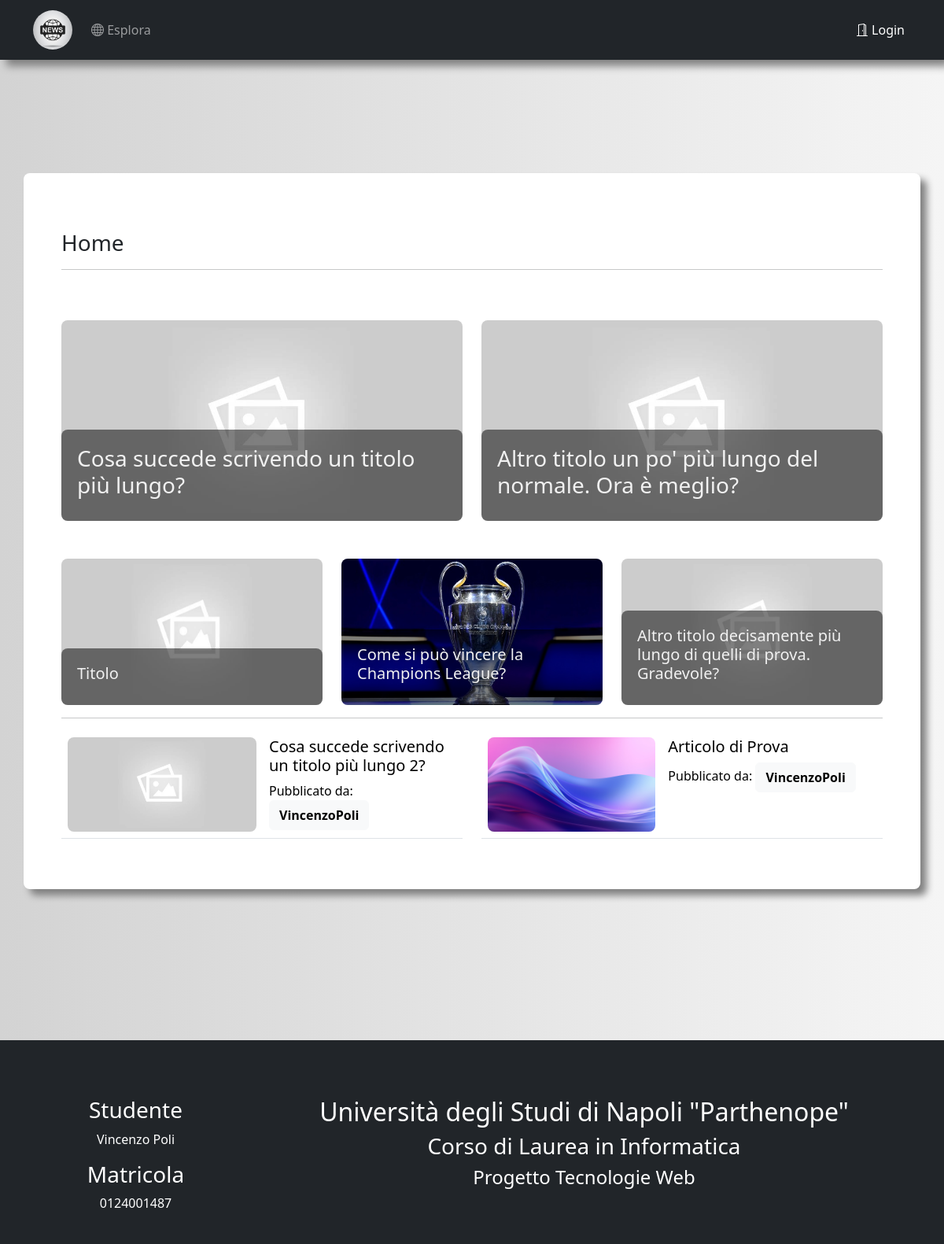
The page /index on the database as committed earlier.
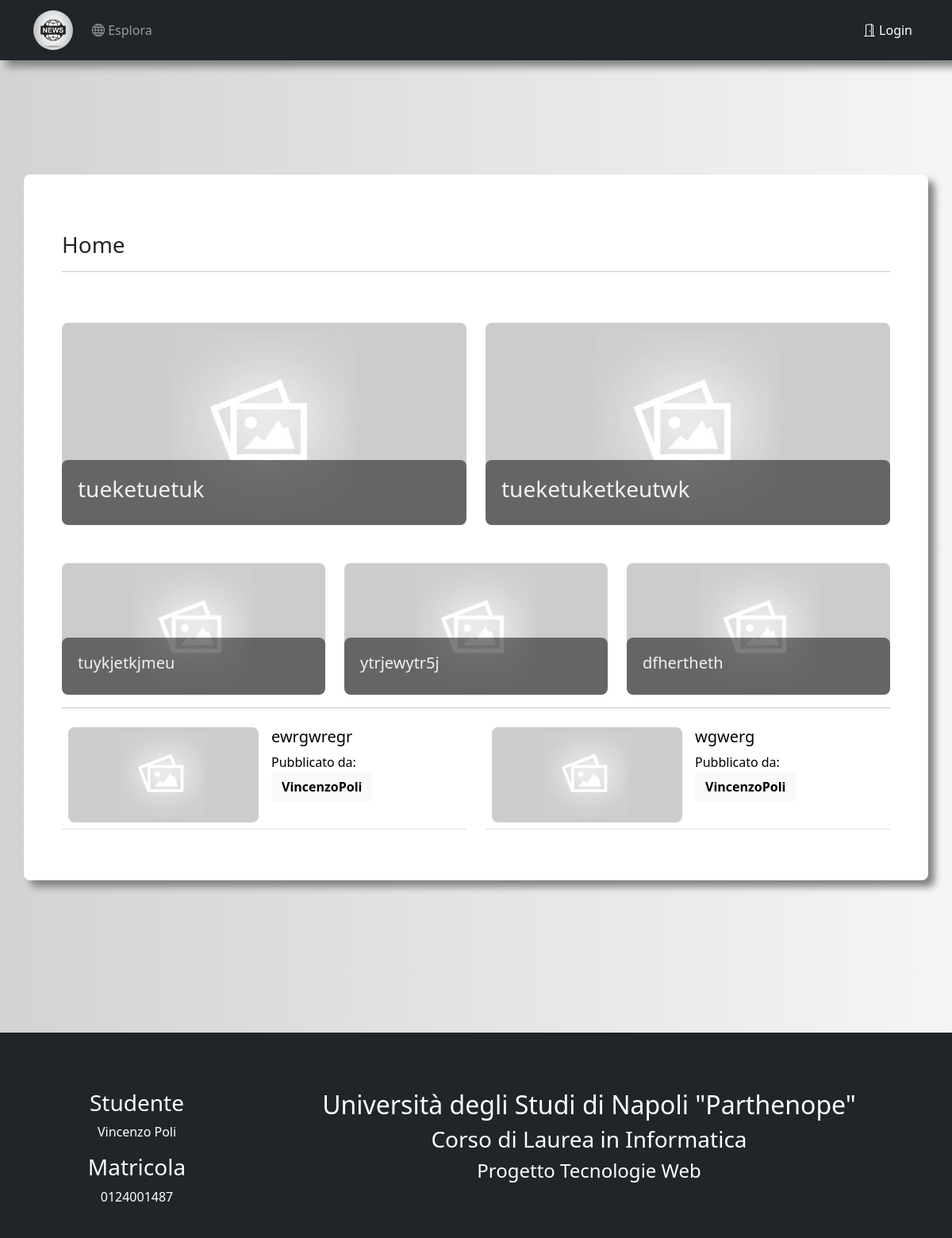
The same page on the database as committed later.
### app/models.py (models this page shows, shortened)
class Article(db.Model):
    id = db.Column(db.Integer, primary_key=True)
    title = db.Column(db.String(75), unique=True)
    subtitle = db.Column(db.String(150))
    body = db.Column(db.Text())
    head_img = db.Column(db.String())
    timeStamp = db.Column(db.DateTime, index=True, default=datetime.now(timezone.utc))
    author = db.Column(db.String(64))
    user_id = db.Column(db.Integer, db.ForeignKey('user.id'))
    def head_image(self):
        return self.head_img

### app/routes.py (the view)
@app.route('/')
@app.route('/index')
def index():
    session['url'] = url_for('index')
    articles = Article.query.order_by(Article.timeStamp.desc()).all()
    first_row = articles[:2]
    second_row = articles[2:5]
    third_row = articles[5:7]
    return render_template('index.html', title='Home', first_row=first_row, second_row=second_row, third_row=third_row)

### app/routes.py (called while the page is built)
@app.before_request
def before_request():
    if current_user.is_authenticated:
        current_user.last_seen = datetime.now()
        db.session.commit()

### app/templates/index.html (shortened to what this page needs)
{% extends "base.html" %}
{% block app_content %}
    <h3>Home</h3>
    <hr>
    <div class="row">
        {% for article in first_row %}
            <div class="col-sm-6 pt-5" id="image-link-first">
                <a class="text-anchor" href="{{ url_for('published', article_title=article.title) }}">
                    <div class="index">
                        <img class="index-image" src="{{ article.head_image() }}" alt="index-image" onerror="fallBackIMG(this)">
                        <div class="text-block">
                            <h3 class="text-link">{{ article.title }}</h3>
                        </div>
                    </div>
                </a>
            </div>
        {% endfor %}
    </div>
    <div class="row">
        {% for article in second_row %}
            <div class="col-sm-4 pt-5" id="image-link-second">
                <a class="text-anchor" href="{{ url_for('published', article_title=article.title) }}">
                    <div class="index">
                        <img class="index-image" src="{{ article.head_image() }}" alt="index-image" onerror="fallBackIMG(this)">
                        <div class="text-block">
                            <h5 class="text-link">{{ article.title }}</h5>
                        </div>
                    </div>
                </a>
            </div>
        {% endfor %}
    </div>
    <hr>
    <div class="row">
        {% for article in third_row %}
            <div class="col-sm-6">
                <table class="table">
                    <tr>
                        <td style="width: 150px">
                            <a href="{{ url_for('published', article_title=article.title) }}">
                                <img class="index-image-bottom" src="{{ article.head_image() }}" alt="index-image-bottom" onerror="fallBackIMG(this)">
                            </a>
                        </td>
                        <td style="position: relative">
                            <h5 class="text-link">
                                <a class="text-anchor" href="{{ url_for('published', article_title=article.title) }}">
                                    {{ article.title }}
                                </a>
                            </h5>
                            <span class="author-text-table">
                                <span>Pubblicato da: </span>
                                <span class="text-link">
                                    <a class="btn btn-light" href="{{ url_for('user', username=article.author) }}">
                                        <strong>{{ article.author }}</strong>
                                    </a>
                                </span>
                            </span>
                        </td>
                    </tr>
                </table>
            </div>
        {% endfor %}
    </div>
{% endblock %}

Rows that differ between the two databases and show on the page:
no longer on this page (row unchanged): Article: title "Cosa succede scrivendo un titolo più lungo?", shown under "Home"
no longer on this page (row unchanged): Article: title "Altro titolo un po' più lungo del normale. Ora è meglio?", shown under "Home"
no longer on this page (row unchanged): Article: title "Titolo"
no longer on this page (row unchanged): Article: head_image (picture), title "Come si può vincere la Champions League?"
no longer on this page (row unchanged): Article: title "Altro titolo decisamente più lungo di quelli di prova. Gradevole?"
no longer on this page (row unchanged): Article: title "Cosa succede scrivendo un titolo più lungo 2?", author "VincenzoPoli"
no longer on this page (row unchanged): Article: head_image (picture), title "Articolo di Prova", author "VincenzoPoli"
added Article: title "tueketuetuk", shown under "Home"
added Article: title "tueketuketkeutwk", shown under "Home"
added Article: title "tuykjetkjmeu"
added Article: title "ytrjewytr5j"
added Article: title "dfhertheth"
added Article: title "ewrgwregr", author "VincenzoPoli"
added Article: title "wgwerg", author "VincenzoPoli"
